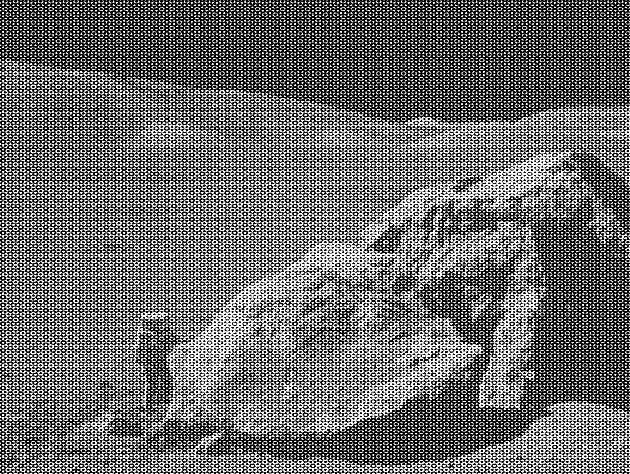
#> input picture moonlanding.png, 630 x 474 px
$ jupyter execute --allow-errors 09ex_Algorithms.ipynb
#> lines starting #> are read from the running program, lines starting #| are printed output that depends on the picture
1\. **Maximum wind speed prediction at the Sprogø station**

The exercise goal is to predict the maximum wind speed occurring every 50 years even if no measure exists for such a period. The available data are only measured over 21 years at the Sprogø meteorological station located in Denmark.

The annual maxima are supposed to fit a normal probability density function. However such function is not going to be estimated because it gives a probability from a wind speed maxima. Finding the maximum wind speed occurring every 50 years requires the opposite approach, the result needs to be found from a defined probability. That is the quantile function role and the exercise goal will be to find it. In the current model, it is supposed that the maximum wind speed occurring every 50 years is defined as the upper 2% quantile.

By definition, the quantile function is the inverse of the cumulative distribution function. The latter describes the probability distribution of an annual maxima. In the exercise, the cumulative probability $p_i$ for a given year i is defined as $p_i = i/(N+1)$ with $N = 21$, the number of measured years. Thus it will be possible to calculate the cumulative probability of every measured wind speed maxima. From those experimental points, the scipy.interpolate module will be very useful for fitting the quantile function. Finally the 50 years maxima is going to be evaluated from the cumulative probability of the 2% quantile.

Practically, load the dataset:

```python
import numpy as np
max_speeds = np.load('max-speeds.npy')
years_nb = max_speeds.shape[0]
```

Compute then the cumulative probability $p_i$ (`cprob`) and sort the maximum speeds from the data. Use then the  UnivariateSpline from scipy.interpolate to define a quantile function and thus estimate the probabilities.

In the current model, the maximum wind speed occurring every 50 years is defined as the upper 2% quantile. As a result, the cumulative probability value will be:

```python
fifty_prob = 1. - 0.02
```

So the storm wind speed occurring every 50 years can be guessed as:

``` python
fifty_wind = quantile_func(fifty_prob)
```

[cell 1]
import numpy as np
import matplotlib.pyplot as plt
#> (the rest of this cell did not finish here and is left out)

[cell 2]
prob = np.arange(start=1, stop=22)/(22)
#> (the rest of this cell did not finish here and is left out)

[cell 3]
from scipy.interpolate import UnivariateSpline
#> (the rest of this cell did not finish here and is left out)

2\. **Curve fitting of temperature in Alaska**

The temperature extremes in Alaska for each month, starting in January, are given by (in degrees Celcius):

max:  17,  19,  21,  28,  33,  38, 37,  37,  31,  23,  19,  18

min: -62, -59, -56, -46, -32, -18, -9, -13, -25, -46, -52, -58

* Plot these temperature extremes.
* Define a function that can describe min and max temperatures.
* Fit this function to the data with scipy.optimize.curve_fit().
* Plot the result. Is the fit reasonable? If not, why?
* Is the time offset for min and max temperatures the same within the fit accuracy?

[cell 4]
maxT = np.array([17,  19,  21,  28,  33,  38, 37,  37,  31,  23,  19,  18])
minT = np.array([-62, -59, -56, -46, -32, -18, -9, -13, -25, -46, -52, -58])
x = np.arange(start=1, stop=13)
plt.scatter(x, maxT, c="r")
plt.scatter(x, minT, c="b")
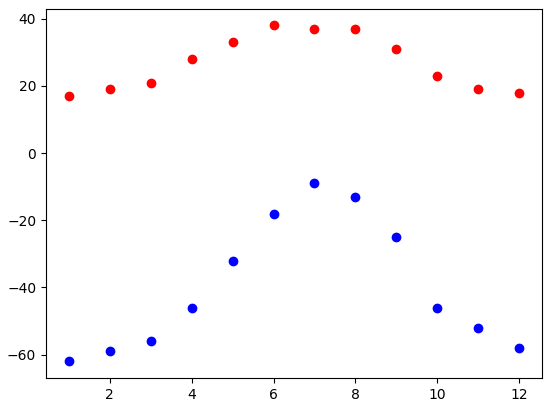
#> figure drawn by matplotlib, 1 panel

[cell 5]
def f(x, a, b, c, d):
    return a*np.exp(-(x+b)**2/c**2) + d

[cell 6]
from scipy import optimize
min_params, min_params_cov = optimize.curve_fit(f, x, minT, p0=[50, -10, 3, -70])
max_params, max_params_cov = optimize.curve_fit(f, x, maxT, p0=[20, -10, 3, 30])

[cell 7]
xx = np.linspace(1, 13, 1000)
plt.scatter(x, maxT, c="r")
plt.scatter(x, minT, c="b")
plt.plot(xx, f(xx, min_params[0], min_params[1], min_params[2], min_params[3]))
plt.plot(xx, f(xx, max_params[0], max_params[1], max_params[2], max_params[3]))
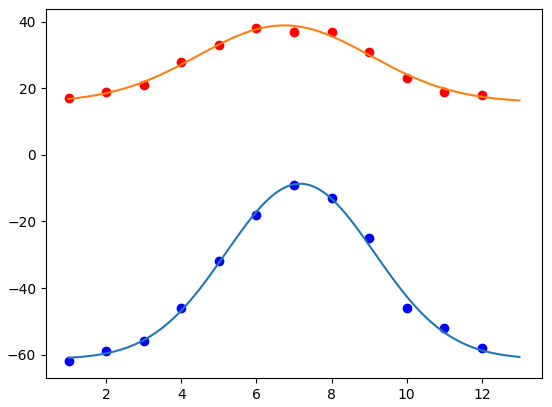
#> figure drawn by matplotlib, 1 panel; curve peaks at x = 7.16, y = -8.67; curve peaks at x = 6.74, y = 38.87

[cell 8]
min_sigma = np.sqrt(np.diag(min_params_cov))
max_sigma = np.sqrt(np.diag(max_params_cov))

print("b_min: " + str(min_params[1]) + " \pm " + str(min_sigma[1]))
print("b_max: " + str(max_params[1]) + " \pm " + str(max_sigma[1]))

#Lambda compatibility for the time offset b
(max_params[1]-min_params[1])/(min_sigma[1]**2+max_sigma[1]**2)**0.5

3\. **2D minimization of a six-hump camelback function**

$$
f(x,y) = \left(4-2.1x^2+\frac{x^4}{3} \right) x^2 +xy + (4y^2 -4)y^2
$$

has multiple global and local minima. Find the global minima of this function.

Hints:

* Variables can be restricted to $-2 < x < 2$ and $-1 < y < 1$.
* Use numpy.meshgrid() and pylab.imshow() to find visually the regions.
* Use scipy.optimize.minimize(), optionally trying out several of its methods.

How many global minima are there, and what is the function value at those points? What happens for an initial guess of $(x, y) = (0, 0)$ ?

[cell 9]
def f(vars):
    x, y = vars
    return (4-2.1*x**2+x**4/3)*x**2 + x*y + (4*y**2-4)*y**2

[cell 10]
from matplotlib.pylab import imshow

[cell 11]
x = np.linspace(-2, 2, 100)
y = np.linspace(-1, 1, 100)
X, Y = np.meshgrid(x, y)
plt.contourf(X, Y, f([X, Y]))
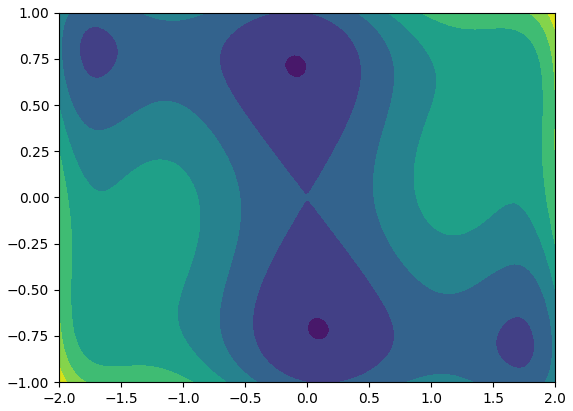
#> figure drawn by matplotlib, 1 panel

[cell 12]
import scipy.optimize as optimize
optimize.minimize(f, x0=[0, -0.75], method='BFGS')

4\. **FFT of a simple dataset**

Performe a periodicity analysis on the lynxs-hares population

[cell 13]
import pandas as pd
#> (the rest of this cell did not finish here and is left out)

#> (a cell that did not finish here is left out)

[cell 15]
from scipy import fftpack
#> (the rest of this cell did not finish here and is left out)

#> (a cell that did not finish here is left out)

5\. **FFT of an image**

* Examine the provided image `moonlanding.png`, which is heavily contaminated with periodic noise. In this exercise, we aim to clean up the noise using the Fast Fourier Transform.
* Load the image using pylab.imread().
* Find and use the 2-D FFT function in scipy.fftpack, and plot the spectrum (Fourier transform of) the image. Do you have any trouble visualising the spectrum? If so, why?
* The spectrum consists of high and low frequency components. The noise is contained in the high-frequency part of the spectrum, so set some of those components to zero (use array slicing).
* Apply the inverse Fourier transform to see the resulting image.

[cell 17]
import matplotlib.pylab as pylab
import matplotlib.pyplot as plt

image = pylab.imread("moonlanding.png")
#> image is the input picture: shape (474, 630) float32; min 0, max 1, mean 0.424
image.shape
#> Out = (474, 630)

[cell 18]
plt.imshow(image)

[cell 19]
from scipy.fftpack import fft2, ifft2

spectrum = fft2(image)
spectrum

Problem: complex numbers

[cell 20]
abs_spectrum = np.abs(spectrum)
plt.imshow(np.log1p(abs_spectrum))
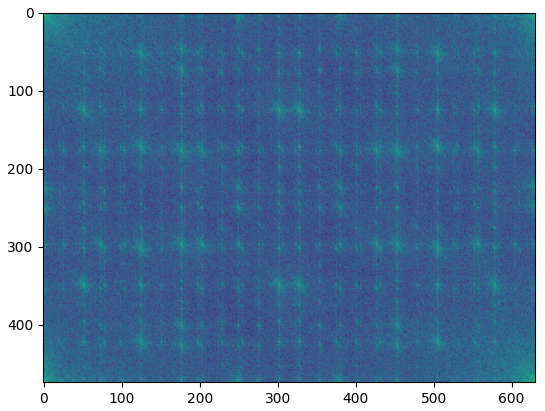
#> figure drawn by matplotlib, 1 panel

[cell 21]
threshold = 0.01*np.max(abs_spectrum)
#> threshold = 1266
red_spectrum = spectrum.copy()
red_spectrum[np.abs(abs_spectrum) > threshold] = 0
plt.imshow(ifft2(red_spectrum).real)
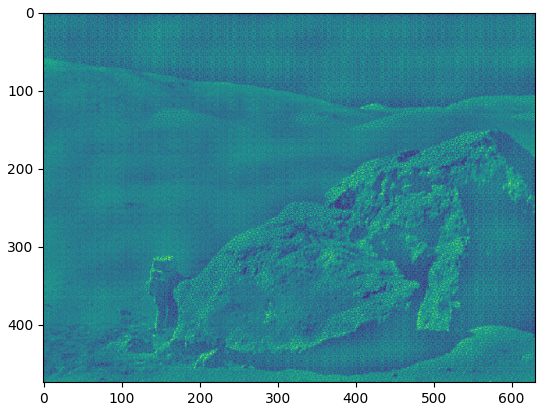
#> figure drawn by matplotlib, 1 panel
